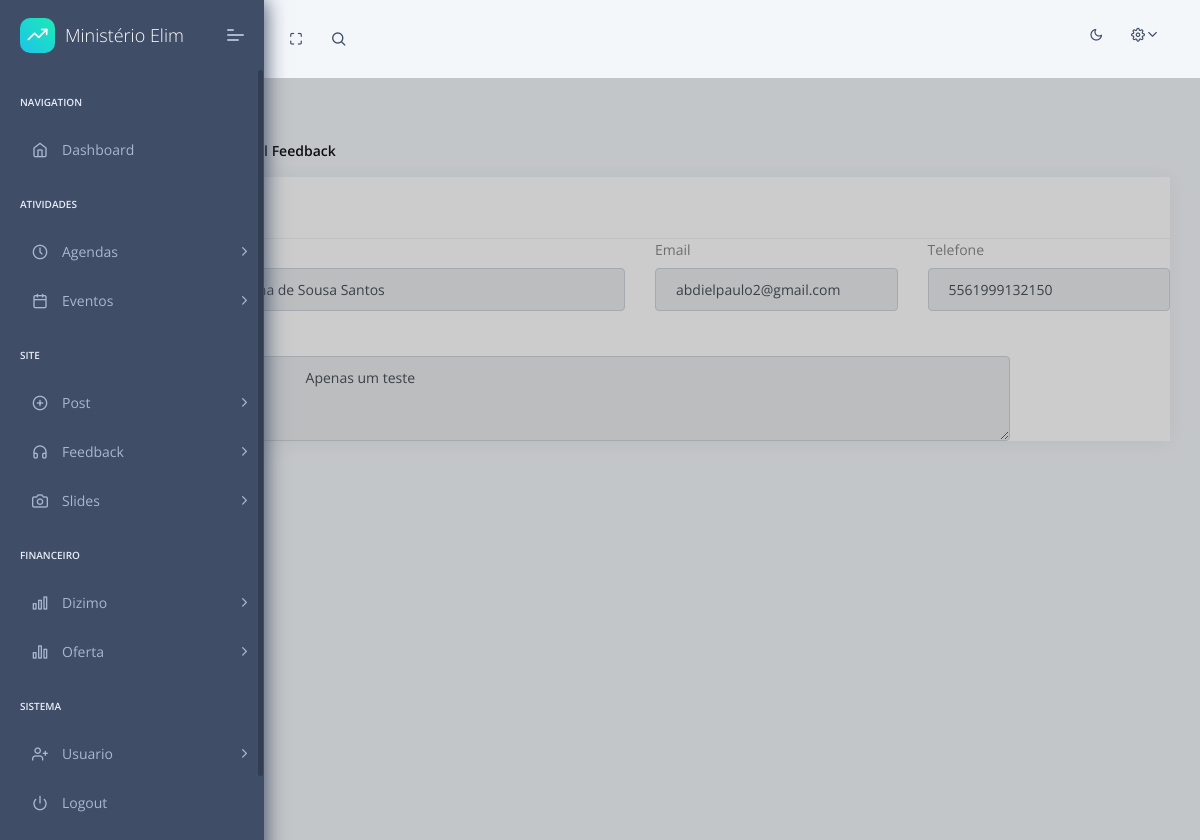
The app's page /dashboard/details/feedback/42 (signed in) with its own data.
### core/models.py (models this page shows, shortened)
class Contato(models.Model):
    id = models.AutoField(primary_key=True,unique=True)
    name_from = models.CharField(max_length=120)
    email_from = models.CharField(max_length=120)
    telefone = models.CharField(max_length=20, blank=True, null=True)
    text_from = models.TextField()

### dashboard/home/pages/views.py (the view)
# urls.py: path('details/feedback/<int:id>', Pages.DetailsFeedback),
    @login_required(login_url="/dashboard/login/")
    def DetailsFeedback(req,id):
        if req.method == 'GET':
            try:
                feedback = Contato.objects.get(id=id)
                user = req.user
                admin = user.is_superuser
                context = {
                    'feedback': feedback,
                    'username':user,
                    'admin':admin
                }
                return render(req,'home/feedback/details-feedback.html',context)
            except Contato.DoesNotExist:
                return redirect("/dashboard/pages/listar-feedback")

### templates/home/feedback/details-feedback.html (shortened to what this page needs)
{% extends "layouts/base.html" %}
{% block content %}
<div class="pcoded-content">
    <div class="pcoded-inner-content">
        <div class="page-header">
            <div class="page-block">
                <div class="row align-items-center">
                    <div class="col-md-12">
                        <div class="page-header-title">
                            <h5 class="m-b-10">Detail Feedback</h5>
                        </div>
                        <ul class="breadcrumb">
                            <li class="breadcrumb-item"><a href="/dashboard"></a></li>
                            <li class="breadcrumb-item"><a href="javascript:">Feedback</a></li>
                            <li class="breadcrumb-item"><a href="javascript:">Detail Feedback</a></li>
                        </ul>
                    </div>
                </div>
            </div>
        </div>
        <div class="main-body">
            <div class="page-wrapper">
                <div class="row">
                    <div class="col-sm-12">
                        <div class="card">
                            <div class="card-header">
                                <h5>Formulario</h5>
                            </div>
                            <form id="form" method="post"> {% csrf_token %}
                                <div class="row">
                                    <div class="col-md-6">
                                            <div class="form-group">
                                                <label>Nome</label>
                                                <input type="text" id="nome" disabled class="form-control" name="nome_feedback" value="{{feedback.name_from}}" placeholder="nome">
                                            </div>
                                    </div>
                                    <div class="col-md-3">
                                        <div class="form-group">
                                            <label>Email</label>
                                            <input name="email" id="email" disabled type="text" placeholder="email" value="{{feedback.email_from}}" class="form-control">
                                        </div>
                                    </div>
                                    <div class="col-md-3">
                                        <div class="form-group">
                                            <label>Telefone</label>
                                            <input name="tel" id="tel" disabled type="text" placeholder="telefone" value="{{feedback.telefone}}" class="form-control">
                                        </div>
                                    </div>
                                    <div class="col-md-3">
                                            <label for="exampleFormControlTextarea5">Texto</label>
                                            <textarea class="form-control" disabled id="exampleFormControlTextarea5" rows="3" style="width:75vw">
                                                {{feedback.text_from}}
                                            </textarea>
                                    </div>
                                </div>
                            </form>
                        </div>
                    </div>
                </div>
            </div>
        </div>
    </div>
</div>
{% endblock content %}

### records on screen
Contato: nome_feedback "Paulo Abdiel Sardinha de Sousa Santos", email "abdielpaulo2@gmail.com", tel "5561999132150", text_from "Apenas um teste"
